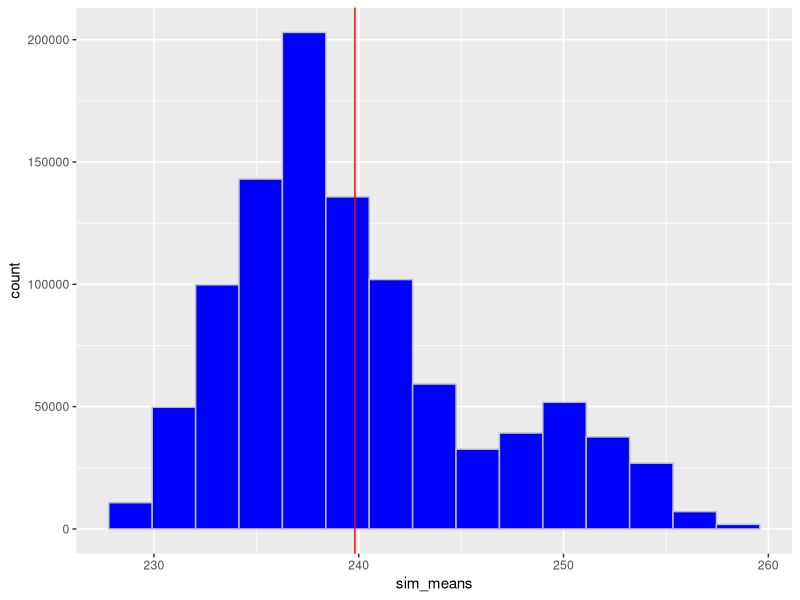
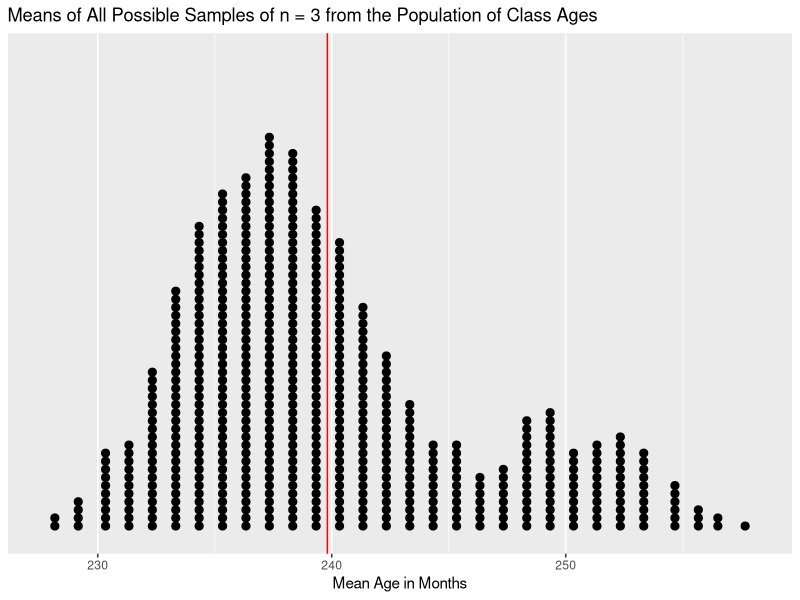

Reproduce these figures in R, in order.
## ---- chunk 1
knitr::opts_chunk$set(message = FALSE, warning = FALSE, comment = NA)
## ---- chunk 2
library(tidyverse)
library(combinat)
## ---- chunk 3
pop_ages = c(234, 241, 233, 227, 251, 227, 242, 239, 241, 238, 230, 246, 231, 243, 238, 276)

(mu <- mean(pop_ages))
## ---- chunk 4
sampleIDs <- c(3, 6, 15)
sample_ages <- pop_ages[sampleIDs] # use vector index [ ] to get data for sampled students
(xbar1 <- mean(sample_ages))
## ---- chunk 5
sampleIDs <- c(5, 15, 16)
sample_ages <- pop_ages[sampleIDs]
(xbar2 <- mean(sample_ages))
## ---- chunk 6
sims  <- 10^6              # number of samples
pop_N <- length(pop_ages)  # population size
n     <- 3                 # sample size

sim_means <- numeric(sims) # store the simulated sample means

for (i in 1:sims) {
  sampleIDs    <- sample(pop_N, n)           # choose sample IDs
  sim_means[i] <- mean(pop_ages[sampleIDs])  # compute/store mean
}

ggplot(NULL, aes(x = sim_means)) +
  geom_histogram(bins = 15, color = "gray", fill = "blue") +
  geom_vline(xintercept = mu, color = "red")

mean(sim_means)
sd(sim_means)
## ---- chunk 7
choose(pop_N, n)
## ---- chunk 8
all_samples <- combn(pop_ages, n)        # each matrix column is one sample
all_means   <- colSums(all_samples) / n  # compute the mean of each sample

ggplot(NULL, aes(x = all_means)) +
  geom_dotplot(dotsize = 0.35) +
  geom_vline(xintercept = mu, color = "red") +
  scale_y_continuous(NULL, breaks = NULL) +
  labs(title = "Means of All Possible Samples of n = 3 from the Population of Class Ages",
       x = "Mean Age in Months")

mean(all_means)
sd(all_means)
## ---- chunk 9
sessionInfo()
